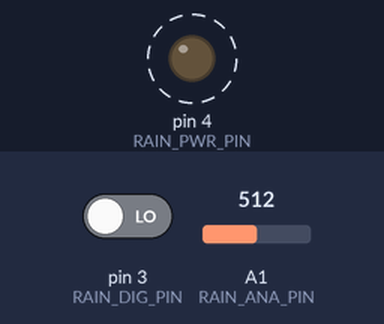
The sketch below on a simulated Arduino Uno, built with avr-gcc and run on an emulated ATmega328P. Shown: output pins drawn as LEDs (lit = HIGH). Dashed ring = blinking. The test bench sets the inputs (shaded band); at power-on: A1 (RAIN_ANA_PIN) = 512, pin 3 (RAIN_DIG_PIN) LOW. What the sketch prints to the serial monitor is not drawn.

Above: at 1.9 s.
2.0 s: A1 (RAIN_ANA_PIN) set to 716
6.1 s: pin 3 (RAIN_DIG_PIN) driven HIGH
9.6 s: A1 (RAIN_ANA_PIN) set to 900
13.1 s: pin 3 (RAIN_DIG_PIN) driven LOW
Timing chart, 0 to 17.6 s (numbered marks = the images above; inputs shaded):
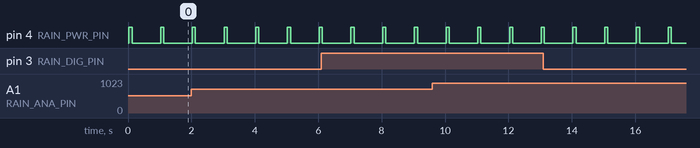

The sketch:

06_rain.ino
```cpp
// Test 06: rain sensor. VCC from D4 (powered only during a read), A0 -> A1, D0 -> D3.
// PASS: ~1000 and "dry" when the plate is dry; value falls and the class changes when you touch it with a wet finger.
// D0 is the comparator output: LOW = wet (threshold set by the blue trimpot on the board).

const uint8_t RAIN_PWR_PIN = 4;
const uint8_t RAIN_DIG_PIN = 3;
const uint8_t RAIN_ANA_PIN = A1;

// Calibrate against your plate: raw at or above a threshold falls in that class.
const int RAIN_DRY   = 900;  // >= 900 dry
const int RAIN_DAMP  = 700;  // 700-899 damp
const int RAIN_LIGHT = 400;  // 400-699 light rain, below 400 heavy rain

void setup() {
  Serial.begin(9600);
  pinMode(RAIN_PWR_PIN, OUTPUT);
  digitalWrite(RAIN_PWR_PIN, LOW);
  pinMode(RAIN_DIG_PIN, INPUT);
  Serial.println(F("=== Test 06: rain sensor ==="));
  Serial.println(F("Hint: touch the plate with a wet finger -> raw value falls."));
}

void loop() {
  digitalWrite(RAIN_PWR_PIN, HIGH);
  delay(100);  // let the board settle
  int raw = analogRead(RAIN_ANA_PIN);
  bool wetFlag = digitalRead(RAIN_DIG_PIN) == LOW;
  digitalWrite(RAIN_PWR_PIN, LOW);  // off between reads to slow plate corrosion

  Serial.print(F("Raw: "));
  Serial.print(raw);
  Serial.print(F("   Class: "));
  if (raw >= RAIN_DRY) Serial.print(F("dry"));
  else if (raw >= RAIN_DAMP) Serial.print(F("damp"));
  else if (raw >= RAIN_LIGHT) Serial.print(F("light rain"));
  else Serial.print(F("heavy rain"));
  Serial.print(F("   D0: "));
  if (wetFlag) Serial.print(F("WET"));
  else Serial.print(F("dry"));
  if (raw < 20) Serial.print(F("   (near 0 while dry: check VCC->D4 and GND)"));
  Serial.println();
  delay(900);
}
```

Measured:
- by itself, pin 4 (RAIN_PWR_PIN): alternates HIGH for 0.10 s and LOW for 0.90 s
